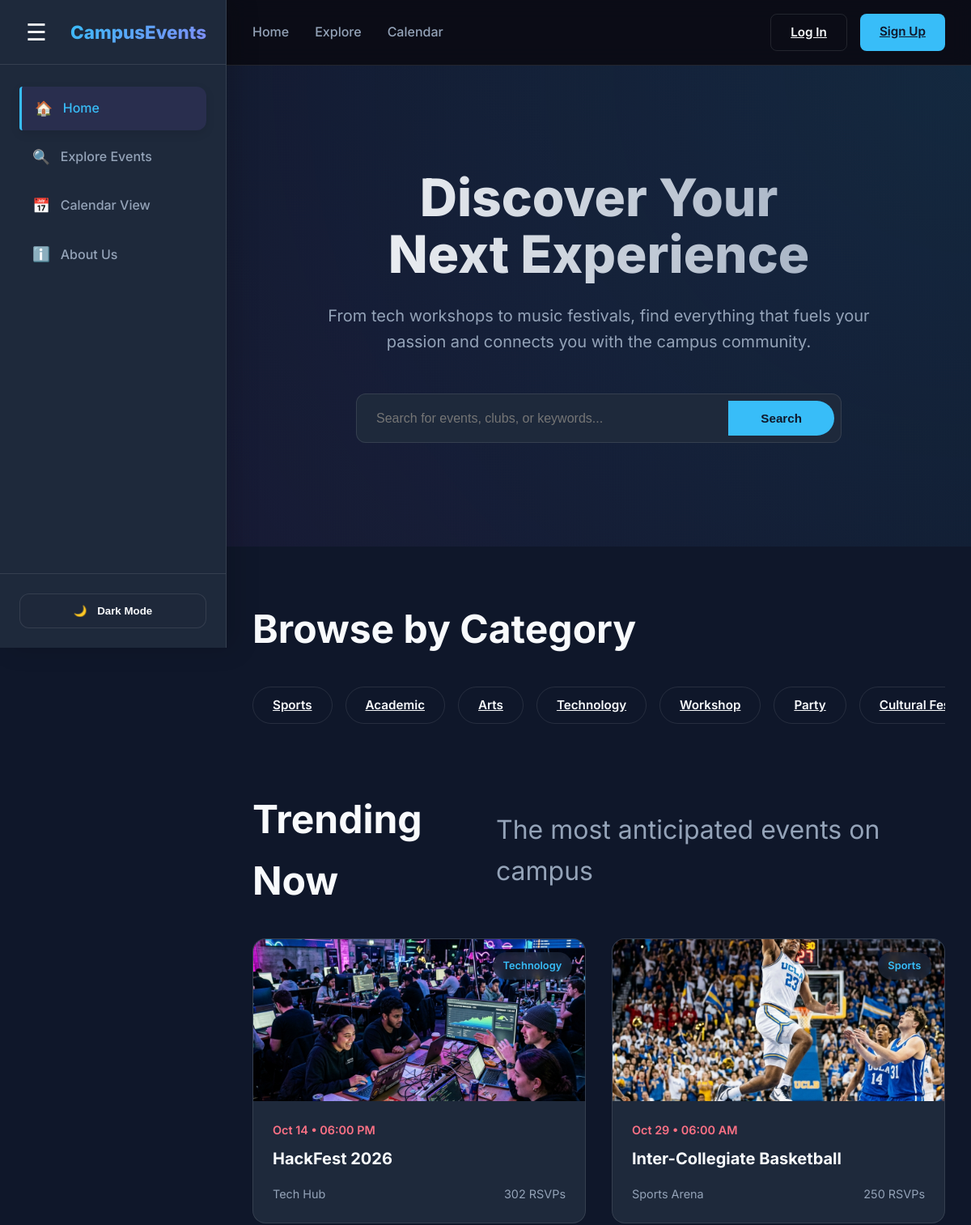
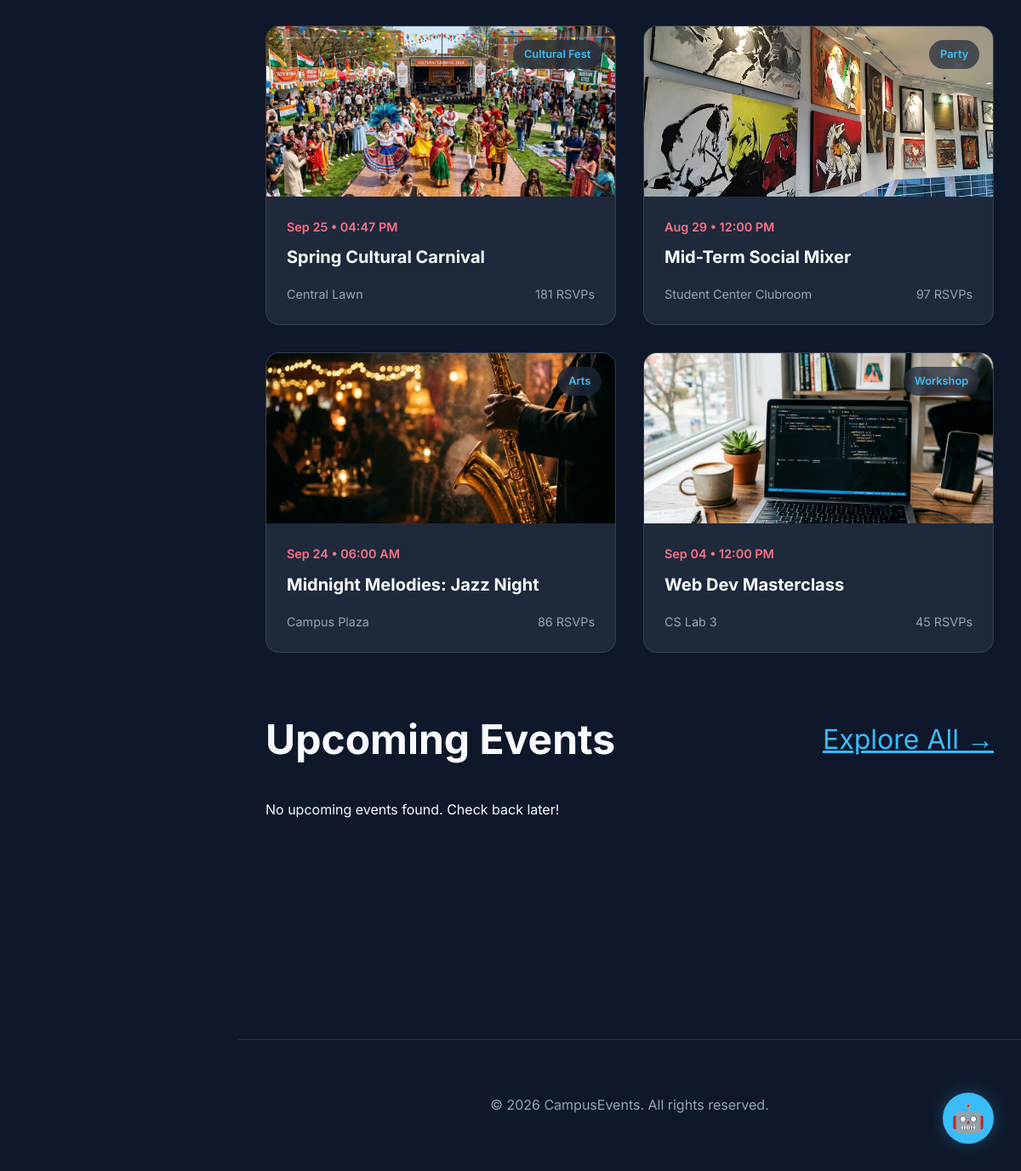
The page / on the database its author committed (2 pictures, top to bottom).
### events/models.py (models this page shows, shortened)
class Event(models.Model):
    CATEGORY_CHOICES = [
        ('Sports', 'Sports'),
        ('Academic', 'Academic'),
        ('Arts', 'Arts'),
        ('Technology', 'Technology'),
        ('Workshop', 'Workshop'),
        ('Party', 'Party'),
        ('Cultural Fest', 'Cultural Fest'),
    ]
    STATUS_CHOICES = [
        ('pending', 'Pending Approval'),
        ('approved', 'Approved'),
        ('rejected', 'Rejected'),
    ]
    title = models.CharField(max_length=200)
    description = models.TextField()
    date = models.DateTimeField()
    location = models.CharField(max_length=200)
    category = models.CharField(max_length=50, choices=CATEGORY_CHOICES)
    image = models.ImageField(upload_to='event_images/', null=True, blank=True)
    rsvp_count = models.IntegerField(default=0)
    capacity = models.IntegerField(default=50)
    registration_deadline = models.DateTimeField(null=True, blank=True)
    created_at = models.DateTimeField(auto_now_add=True)
    organizer = models.ForeignKey('auth.User', on_delete=models.CASCADE, related_name='organized_events', null=True, blank=True)
    notified = models.BooleanField(default=False)
    status = models.CharField(max_length=20, choices=STATUS_CHOICES, default='approved')

### events/views.py (the view, shortened to what this page needs)
# urls.py: path('', views.index, name='index'),
def index(request):
    now = timezone.now()
    upcoming_events = Event.objects.filter(date__gte=now, status='approved').order_by('date')[:6]
    trending_events = Event.objects.filter(status='approved').order_by('-rsvp_count')[:6]
    recommendations = []
    return render(request, 'index.html', {
        'upcoming_events': upcoming_events,
        'trending_events': trending_events,
        'recommendations': recommendations,
        'categories': [c[0] for c in Event.CATEGORY_CHOICES]
    })

### templates/index.html (shortened to what this page needs)
{% extends 'base.html' %}
{% load static %}
{% block content %}
<section class="hero">
    <div class="container text-center">
        <h1 class="gradient-text" style="font-size: 4rem; font-weight: 800; margin-bottom: 1.5rem;">Discover Your <br>Next Experience</h1>
        <p style="font-size: 1.25rem; color: var(--text-secondary); max-width: 700px; margin: 0 auto 3rem;">From tech workshops to music festivals, find everything that fuels your passion and connects you with the campus community.</p>
        <form action="{% url 'explore' %}" method="GET" class="search-bar" style="max-width: 600px; margin: 0 auto;">
            <input type="text" name="search" placeholder="Search for events, clubs, or keywords..." style="border-radius: 100px 0 0 100px;">
            <button type="submit" class="btn btn-primary" style="padding: 0 2.5rem; border-radius: 0 100px 100px 0;">Search</button>
        </form>
    </div>
</section>
<section class="container" style="margin-top: 4rem;">
    <div class="section-title">
        <h2>Browse by Category</h2>
    </div>
    <div class="category-pills" style="display: flex; gap: 1rem; overflow-x: auto; padding-bottom: 1rem;">
        {% for cat in categories %}
            <a href="{% url 'explore' %}?category={{ cat }}" class="btn btn-outline" style="border-radius: 100px; white-space: nowrap;">{{ cat }}</a>
        {% endfor %}
    </div>
</section>
<section class="container">
    <div class="section-title">
        <h2>Trending Now</h2>
        <p style="color: var(--text-secondary);">The most anticipated events on campus</p>
    </div>
    <div class="event-grid">
        {% for event in trending_events %}
            {% include 'components/event_card.html' with event=event %}
        {% endfor %}
    </div>
</section>
<section class="container" style="margin-bottom: 8rem;">
    <div class="section-title">
        <h2>Upcoming Events</h2>
        <a href="{% url 'explore' %}" style="color: var(--primary-color);">Explore All &rarr;</a>
    </div>
    <div class="event-grid">
        {% for event in upcoming_events %}
            {% include 'components/event_card.html' with event=event %}
        {% empty %}
        <p>No upcoming events found. Check back later!</p>
        {% endfor %}
    </div>
</section>
{% endblock %}

### templates/components/event_card.html (shortened to what this page needs)
{% load static %}
<div class="event-card" onclick="if(!event.target.closest('button') && !event.target.closest('a')){ window.location.href='{% url 'event_detail' event.pk %}'; }">
    <div class="event-image">
        <div class="event-category">{{ event.category }}</div>
        {% if event.image %}
            <img src="{{ event.image.url }}" alt="{{ event.title }}">
        {% else %}
            <img src="{% static 'images/' %}{{ event.category|lower }}.png" alt="{{ event.title }}">
        {% endif %}
    </div>
    <div class="event-content">
        <div class="event-date">{{ event.date|date:"M d • h:i A" }}</div>
        <h3 class="event-title">{{ event.title }}</h3>
        <div class="event-info">
            <span>{{ event.location }}</span>
            <span>{{ event.rsvp_count }} RSVPs</span>
        </div>
    </div>
</div>

### static/css/style.css (style rules this page uses)
html { scroll-behavior: smooth; }
:root { --bg-color: #0f172a; --surface-color: #1e293b; --surface-hover: #334155; --primary-color: #38bdf8; --primary-glow: rgba(56, 189, 248, 0.3); --secondary-color: #818cf8; --accent-color: #fb7185; --text-primary: #f8fafc; --text-secondary: #94a3b8; --glass-bg: rgba(30, 41, 59, 0.7); --glass-border: rgba(255, 255, 255, 0.1); --transition: all 0.3s cubic-bezier(0.4, 0, 0.2, 1); }
* { margin: 0; padding: 0; box-sizing: border-box; }
body { font-family: 'Inter', sans-serif; background-color: var(--bg-color); color: var(--text-primary); line-height: 1.6; overflow-x: hidden; }
.container { max-width: 1200px; margin: 0 auto; padding: 0 2rem; }
.btn { padding: 0.6rem 1.5rem; border-radius: 8px; font-weight: 600; cursor: pointer; transition: var(--transition); border: none; font-size: 0.95rem; }
.btn-primary { background: var(--primary-color); color: var(--bg-color); }
.btn-outline { background: transparent; border: 1px solid var(--glass-border); color: var(--text-primary); }
.hero { padding: 8rem 0 4rem; text-align: center; animation: fadeIn 0.8s ease-out; }
.hero h1 { font-size: 4rem; font-weight: 800; line-height: 1.1; margin-bottom: 1.5rem; background: linear-gradient(to right, #fff, #94a3b8); -webkit-background-clip: text; background-clip: text; -webkit-text-fill-color: transparent; }
.hero p { font-size: 1.25rem; color: var(--text-secondary); max-width: 600px; margin: 0 auto 2.5rem; }
.search-bar { max-width: 600px; margin: 0 auto; background: var(--surface-color); padding: 0.5rem; border-radius: 12px; display: flex; gap: 0.5rem; border: 1px solid var(--glass-border); }
.search-bar input { flex: 1; background: transparent; border: none; padding: 0.8rem 1rem; color: #fff; font-size: 1rem; outline: none; }
.section-title { margin: 4rem 0 2rem; font-size: 2rem; display: flex; justify-content: space-between; align-items: center; }
.event-grid { display: grid; grid-template-columns: repeat(auto-fill, minmax(300px, 1fr)); gap: 2rem; }
.event-card { background: var(--surface-color); border-radius: 16px; overflow: hidden; border: 1px solid var(--glass-border); transition: var(--transition); cursor: pointer; }
.event-image { width: 100%; height: 200px; background: #2d3748; position: relative; }
.event-image img { width: 100%; height: 100%; object-fit: cover; }
.event-category { position: absolute; top: 1rem; right: 1rem; padding: 0.4rem 0.8rem; background: var(--glass-bg); backdrop-filter: blur(4px); border-radius: 20px; font-size: 0.8rem; font-weight: 600; color: var(--primary-color); }
.event-content { padding: 1.5rem; }
.event-date { color: var(--accent-color); font-weight: 600; font-size: 0.9rem; margin-bottom: 0.5rem; }
.event-title { font-size: 1.25rem; font-weight: 700; margin-bottom: 1rem; }
.event-info { display: flex; justify-content: space-between; color: var(--text-secondary); font-size: 0.9rem; }

### templates/index.html (style rules this page uses)
.hero { padding: 8rem 0; background: radial-gradient(circle at top right, rgba(56, 189, 248, 0.1), transparent), radial-gradient(circle at bottom left, rgba(168, 85, 247, 0.05), transparent); }
.text-center { text-align: center; }

### templates/base.html (style rules this page uses)
:root { --sidebar-width: 280px; --sidebar-collapsed-width: 80px; }

### rows shown on the page
Event: category "Technology", image (picture), date "Oct 14 • 06:00 PM", title "HackFest 2026", location "Tech Hub", rsvp_count "302"
Event: category "Sports", image (picture), date "Oct 29 • 06:00 AM", title "Inter-Collegiate Basketball", location "Sports Arena", rsvp_count "250"
Event: category "Cultural Fest", image (picture), date "Sep 25 • 04:47 PM", title "Spring Cultural Carnival", location "Central Lawn", rsvp_count "181"
Event: category "Party", image (picture), date "Aug 29 • 12:00 PM", title "Mid-Term Social Mixer", location "Student Center Clubroom", rsvp_count "97"
Event: category "Arts", image (picture), date "Sep 24 • 06:00 AM", title "Midnight Melodies: Jazz Night", location "Campus Plaza", rsvp_count "86"
Event: category "Workshop", image (picture), date "Sep 04 • 12:00 PM", title "Web Dev Masterclass", location "CS Lab 3", rsvp_count "45"

### other values the page prints
{{ cat }} "Sports" "Academic" "Arts" "Technology" "Workshop" "Party" "Cultural…"
